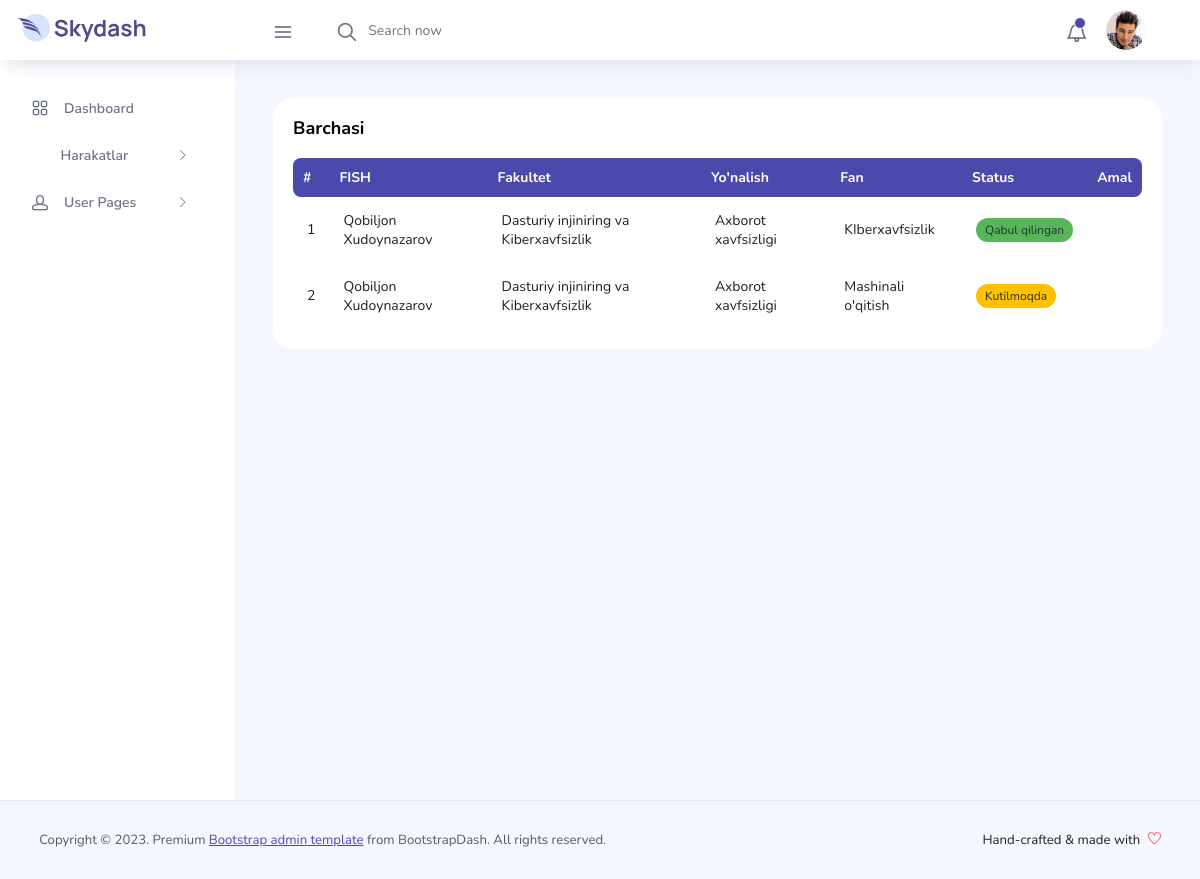
The page /receiver/all/ (signed in) on the database its author committed.
### user/models.py (models this page shows, shortened)
class Document(models.Model):
    STATUS_CHOICES = (
        (WAITING, WAITING),
        (CANCELLED, CANCELLED),
        (ACCEPTED, ACCEPTED),
        (NO_PROCESS, NO_PROCESS),
    )
    subject = models.ForeignKey(Subject, on_delete=models.CASCADE, verbose_name="Subject")
    user = models.ForeignKey(User, on_delete=models.CASCADE, verbose_name="User")
    sillabus_file = models.FileField(upload_to='document/sillabus/')
    department_head_sign = models.CharField(max_length=30, choices=STATUS_CHOICES, default=NO_PROCESS)
    dean_sign = models.CharField(max_length=30, choices=STATUS_CHOICES, default=NO_PROCESS)
    study_head_sign = models.CharField(max_length=30, choices=STATUS_CHOICES, default=NO_PROCESS)
    study_prorector_sign = models.CharField(max_length=30, choices=STATUS_CHOICES, default=NO_PROCESS)
    overall = models.CharField(max_length=30, choices=STATUS_CHOICES, default=NO_PROCESS)
    document_comment = models.TextField(blank=True, null=True)
    status = models.BooleanField(default=False)
    created_at = models.DateTimeField(auto_now_add=True)
    updated_at = models.DateTimeField(auto_now=True)
    class Meta:
        verbose_name = 'Document'
        verbose_name_plural = 'Documents'
        ordering = ['-updated_at']

class User(AbstractUser):
    ROLES_CHOICES = (
        (ADMIN, ADMIN),
        (TEACHER, TEACHER),
        (DEPARTMENT, DEPARTMENT),
        (DEAN, DEAN),
        (STUDY_HEAD, STUDY_HEAD),
        (PRORECTOR, PRORECTOR),
    )
    image = models.ImageField(upload_to='users/profile/', null=True, blank=True)
    role = models.CharField(max_length=20, choices=ROLES_CHOICES)
    faculty = models.ForeignKey(Faculty, on_delete=models.SET_NULL, null=True, blank=True)
    field = models.ForeignKey(Field, on_delete=models.SET_NULL, null=True, blank=True)

class Faculty(models.Model):
    name = models.CharField(max_length=255)
    logo = models.ImageField(upload_to='faculty/logo/', blank=True, null=True)
    status = models.PositiveIntegerField()
    created_at = models.DateTimeField(auto_now_add=True)
    updated_at = models.DateTimeField(auto_now=True)
    def __str__(self):
        return self.name
    class Meta:
        verbose_name = 'Faculty'
        verbose_name_plural = 'Faculties'

class Field(models.Model):
    faculty = models.ForeignKey(Faculty, on_delete=models.CASCADE, verbose_name="Fakultet")
    name = models.CharField(max_length=255)
    logo = models.ImageField(upload_to='field/logo/')
    status = models.PositiveIntegerField()
    created_at = models.DateTimeField(auto_now_add=True)
    updated_at = models.DateTimeField(auto_now=True)
    def __str__(self):
        return self.name
    class Meta:
        verbose_name = 'Field'
        verbose_name_plural = 'Fields'

class Subject(models.Model):
    field = models.ForeignKey(Field, on_delete=models.CASCADE, verbose_name="Field")
    faculty = models.ForeignKey(Faculty, on_delete=models.CASCADE, verbose_name="Faculty")
    name = models.CharField(max_length=255)
    sample_file = models.FileField(upload_to='subject/file/')
    status = models.PositiveIntegerField()
    created_at = models.DateTimeField(auto_now_add=True)
    updated_at = models.DateTimeField(auto_now=True)
    def __str__(self):
        return self.name
    class Meta:
        verbose_name = 'Subject'
        verbose_name_plural = 'Subjects'

### receiver/views.py (the view)
# urls.py: path('all/', AllPageView.as_view(), name='all'),
class AllPageView(ReceiverMixin, View):
    def get(self, request):
        user = request.user
        all_documents = None
        if user.role == DEPARTMENT:
            all_documents = Document.objects.exclude(department_head_sign=NO_PROCESS)
        elif user.role == DEAN:
            all_documents = Document.objects.exclude(dean_sign=NO_PROCESS)
        elif user.role == STUDY_HEAD:
            all_documents = Document.objects.exclude(study_head_sign=NO_PROCESS)
        elif user.role == PRORECTOR:
            all_documents = Document.objects.exclude(overall=NO_PROCESS)
        data = {
            "all_documents": all_documents,
        }
        return render(request, "receiver/all.html", context=data)

### shared/mixins.py (called while the page is built)
    def dispatch(self, request, *args, **kwargs):
        if not request.user.is_authenticated:
            return HttpResponseRedirect(reverse('user:login'))
        if self.role and request.user.role != self.role:
            return HttpResponseRedirect(reverse(self.redirect_url))
        if self.roles and request.user.role not in self.roles:
            return HttpResponseRedirect(reverse(self.redirect_url))
        return super().dispatch(request, *args, **kwargs)

### receiver/templates/receiver/all.html (shortened to what this page needs)
{% extends 'base2.html' %}
{% load static %}
{% block content %}
    {% include 'receiver_components/navbar.html' %}
    <div class="container-fluid page-body-wrapper">
        {% include 'receiver_components/sidebar.html' %}
        <div class="main-panel">
            <div class="content-wrapper">
                <div class="row">
                    <div class="col-md-12 grid-margin stretch-card">
                        <div class="card">
                            <div class="card-body">
                                <p class="card-title">Barchasi</p>
                                <div class="row">
                                    <div class="col-12">
                                        <div class="table-responsive">
                                            <table id="example" class="display expandable-table" style="width:100%">
                                                <thead>
                                                <tr>
                                                    <th>#</th>
                                                    <th>FISH</th>
                                                    <th>Fakultet</th>
                                                    <th>Yo'nalish</th>
                                                    <th>Fan</th>
                                                    <th>Status</th>
                                                    <th>Amal</th>
                                                </tr>
                                                </thead>
                                                <tbody>
                                                {% for document in all_documents %}
                                                    <tr>
                                                        <td>{{ forloop.counter }}</td>
                                                        <td>{{ document.user.first_name }} {{ document.user.last_name }}</td>
                                                        <td>{{ document.user.faculty }}</td>
                                                        <td>{{ document.user.field }}</td>
                                                        <td>{{ document.subject }}</td>
                                                        <td>
                                                            {% if request.user.role == 'prorector' %}
                                                            	{% if document.study_prorector_sign == 'waiting' %}
                                                            		<span class="badge bg-warning text-dark">Kutilmoqda</span>
                                                            	{% elif document.study_prorector_sign == 'cancelled' %}
                                                                    <span class="badge bg-danger text-dark">Rad etilgan</span>
                                                                {% elif document.study_prorector_sign == 'accepted' %}
                                                                    <span class="badge bg-success text-dark">Qabul qilingan</span>
                                                                {% endif %}
                                                            {% elif request.user.role == 'dean' %}
                                                                {% if document.dean_sign == 'waiting' %}
                                                            		<span class="badge bg-warning text-dark">Kutilmoqda</span>
                                                            	{% elif document.dean_sign == 'cancelled' %}
                                                                    <span class="badge bg-danger text-dark">Rad etilgan</span>
                                                                {% elif document.dean_sign == 'accepted' %}
                                                                    <span class="badge bg-success text-dark">Qabul qilingan</span>
                                                                {% endif %}
                                                            {% endif %}
                                                        </td>
                                                        <td><a href="{% url 'receiver:receive' document.id %}"><i style="font-size: 20px" class="fa fa-edit"></i></a></td>
                                                    </tr>
                                                {% endfor %}
                                                </tbody>
                                            </table>
                                        </div>
                                    </div>
                                </div>
                            </div>
                        </div>
                    </div>
                </div>
            </div>
        </div>
    </div>
    {% include 'receiver_components/footer.html' %}
{% endblock %}

### rows shown on the page
Document: user.first_name "Qobiljon", user.last_name "Xudoynazarov", user.faculty "Dasturiy injiniring va Kiberxavfsizlik", user.field "Axborot xavfsizligi", subject "KIberxavfsizlik", dean_sign "Qabul qilingan"
Document: user.first_name "Qobiljon", user.last_name "Xudoynazarov", user.faculty "Dasturiy injiniring va Kiberxavfsizlik", user.field "Axborot xavfsizligi", subject "Mashinali o'qitish", dean_sign "Kutilmoqda"
